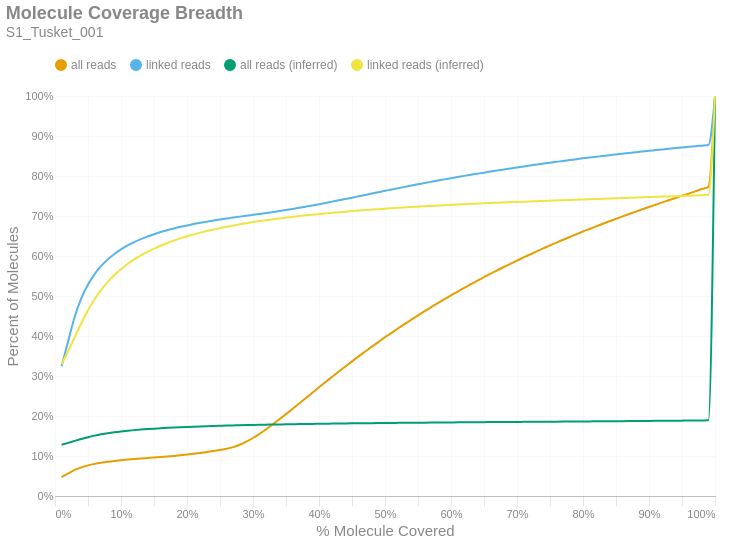

This figure's notebook cell:
### Markdown cell above
### Molecule Read Coverage
This chart shows molecule coverage breadth as computed by the number of bases aligned to that molecule. In other words, "*how much of each unique long molecule is actually sequenced/aligned?*" Keep in mind there is a distinction between sequences and alignments, since some sequences belonging to a particular molecule may not align well and wouldn't appear in the alignment data. This chart also shows molecule coverage breadth as computed by the *inferred fragment* from which the aligned sequences originate. Unlike read coverage, this calculation takes into account the total insert size, including unsequenced gaps between the forward and reverse reads. Like the previous figures, these are cumulative percents.

### Code cell
if SKIPLR:
    print_html(f"Skipped")
else:
    binned_df = consolidated_hist(valids['coverage_bp'], mask, 0.01, True)
    binned_df_inf = consolidated_hist(valids['coverage_inserts'], mask, 0.01, True)
    binned_df = binned_df.with_columns(pl.lit(binned_df_inf['all reads (cumsum)']).alias('all reads (inferred)'))
    binned_df = binned_df.with_columns(pl.lit(binned_df_inf['linked reads (cumsum)']).alias('linked reads (inferred)'))
    binned_df = binned_df.with_columns(
        (pl.col('bin').cast(pl.Float64) + 0.01).alias('right_edge')
    )

    with SafeRender(binned_df):
        (
            density_plot(binned_df, 'Molecule Coverage Breadth', samplename, 'molcov', ['all reads (inferred)','linked reads (inferred)'])
            .encode(
                #x=alt.X('bin:Q', title="% Molecule Covered").axis(format = '%').scale(padding=0),
                x=alt.X('right_edge:Q', title="% Molecule Covered").axis(format='%').scale(padding=0),
                y=alt.Y('value:Q', title='Percent of Molecules')
                    .axis(format='%')
                    .stack(False)
                    .scale(domainMin=0, padding=0),
                color=alt.Color("key:N").scale(domain = ["all reads", "linked reads", "all reads (inferred)", "linked reads (inferred)"]),
                tooltip = [
                    alt.Tooltip("key:N", title = "Data Type"),
                    alt.Tooltip("range_label:N", title="% Molecule Covered"),
                    alt.Tooltip("value:Q", format = ".2%", title="% Molecules")
                ]
            )
        ).display()

### Figure 1 — Vega-Lite specification as saved in the notebook (floating-point values rounded to 4 significant figures)
{"width": "container", "height": 400, "config": {"title": {"anchor": "start", "dy": -15, "fontSize": 18, "color": "#888888", "subtitleColor": "#888888", "subtitleFontSize": 14}, "arc": {"fill": "#0072B2"}, "axis": {"domainColor": "#888888", "domainWidth": 0.5, "gridWidth": 0.2, "grid": false, "titleFontWeight": 400, "titleFontSize": 15, "labelFontSize": 11, "labelColor": "#888888", "tickColor": "#888888", "tickWidth": 0.2, "titleColor": "#888888"}, "axisBand": {"grid": false}, "axisX": {"grid": true, "tickSize": 10, "domainCap": "round"}, "axisY": {"domain": false, "grid": true, "tickSize": 0, "domainCap": "round"}, "background": "transparent", "header": {"labelFontSize": 15, "labelColor": "#888888", "titleFontSize": 15, "titleFontWeight": 600, "titleColor": "#888888"}, "legend": {"labelFont": "sans-serif", "labelFontSize": 12, "labelColor": "#888888", "symbolSize": 100, "symbolType": "circle", "titleFontSize": 12, "titlePadding": 10, "titleColor": "#888888", "title": null, "orient": "top"}, "range": {"category": ["#E69F00", "#56B4E9", "#009E73", "#F0E442", "#0072B2", "#D55E00", "#CC79A7", "#000000"], "diverging": ["#cfe8f3", "#a2d4ec", "#73bfe2", "#46abdb", "#1696d2", "#12719e"]}, "area": {"fill": "#0072B2", "fillOpacity": 0.7, "line": true, "strokeOpacity": 0.7}, "line": {"color": "#0072B2", "stroke": "#0072B2", "strokeWidth": 2}, "trail": {"color": "#0072B2", "stroke": "#0072B2", "strokeWidth": 0, "size": 1}, "point": {"filled": true, "fillOpacity": 1.0, "size": 95}, "text": {"color": "#888888", "fontSize": 11, "align": "right", "fontWeight": 400, "size": 11}, "bar": {"fill": "#0072B2", "stroke": null}, "view": {"stroke": null, "continuousWidth": 660, "continuousHeight": 400}}, "data": {"name": "data-4fc7c1a4f639734414441cbe0b755489"}, "mark": {"type": "line", "interpolate": "monotone", "point": {"opacity": 0, "size": 275}}, "encoding": {"color": {"field": "key", "scale": {"domain": ["all reads", "linked reads", "all reads (inferred)", "linked reads (inferred)"]}, "type": "nominal"}, "tooltip": [{"field": "key", "title": "Data Type", "type": "nominal"}, {"field": "range_label", "title": "% Molecule Covered", "type": "nominal"}, {"field": "value", "format": ".2%", "title": "% Molecules", "type": "quantitative"}], "x": {"axis": {"format": "%"}, "field": "right_edge", "scale": {"padding": 0}, "title": "% Molecule Covered", "type": "quantitative"}, "y": {"axis": {"format": "%"}, "field": "value", "scale": {"domainMin": 0, "padding": 0}, "stack": false, "title": "Percent of Molecules", "type": "quantitative"}}, "params": [{"name": "param_c36ac31b6afebe62", "select": {"type": "point", "fields": ["key"]}, "bind": "legend"}], "title": {"text": "Molecule Coverage Breadth", "subtitle": "S1_Tusket_001"}, "transform": [{"fold": ["all reads (cumsum)", "linked reads (cumsum)", "all reads (inferred)", "linked reads (inferred)"]}, {"calculate": "replace(datum.key, ' (cumsum)', '')", "as": "key"}, {"filter": {"param": "param_c36ac31b6afebe62"}}], "usermeta": {"embedOptions": {"downloadFileName": "S1_Tusket_001.molcov"}}, "$schema": "https://vega.github.io/schema/vega-lite/v6.1.0.json", "datasets": {"data-4fc7c1a4f639734414441cbe0b755489": [{"bin": "0.0", "interval": "0.0-0.01", "all reads": 0.04741, "linked reads": 0.3246, "all reads (cumsum)": 0.04741, "linked reads (cumsum)": 0.3246, "range_label": "0.0-0.01", "all reads (inferred)": 0.1281, "linked reads (inferred)": 0.3296, "right_edge": 0.01}, {"bin": "0.01", "interval": "0.01-0.02", "all reads": 0.009042, "linked reads": 0.06304, "all reads (cumsum)": 0.05645, "linked reads (cumsum)": 0.3876, "range_label": "0.01-0.02", "all reads (inferred)": 0.1328, "linked reads (inferred)": 0.3624, "right_edge": 0.02}, {"bin": "0.02", "interval": "0.02-0.03", "all reads": 0.00864, "linked reads": 0.06106, "all reads (cumsum)": 0.06509, "linked reads (cumsum)": 0.4487, "range_label": "0.02-0.03", "all reads (inferred)": 0.1378, "linked reads (inferred)": 0.3976, "right_edge": 0.03}, {"bin": "0.03", "interval": "0.03-0.04", "all reads": 0.006548, "linked reads": 0.04577, "all reads (cumsum)": 0.07164, "linked reads (cumsum)": 0.4945, "range_label": "0.03-0.04", "all reads (inferred)": 0.1426, "linked reads (inferred)": 0.4326, "right_edge": 0.04}, {"bin": "0.04", "interval": "0.04-0.05", "all reads": 0.004884, "linked reads": 0.0341, "all reads (cumsum)": 0.07652, "linked reads (cumsum)": 0.5286, "range_label": "0.04-0.05", "all reads (inferred)": 0.1471, "linked reads (inferred)": 0.4644, "right_edge": 0.05}, {"bin": "0.05", "interval": "0.05-0.06", "all reads": 0.003802, "linked reads": 0.02619, "all reads (cumsum)": 0.08033, "linked reads (cumsum)": 0.5547, "range_label": "0.05-0.06", "all reads (inferred)": 0.1509, "linked reads (inferred)": 0.4917, "right_edge": 0.06}, {"bin": "0.06", "interval": "0.06-0.07", "all reads": 0.002984, "linked reads": 0.02048, "all reads (cumsum)": 0.08331, "linked reads (cumsum)": 0.5752, "range_label": "0.06-0.07", "all reads (inferred)": 0.1541, "linked reads (inferred)": 0.5151, "right_edge": 0.07}, {"bin": "0.07", "interval": "0.07-0.08", "all reads": 0.002407, "linked reads": 0.01633, "all reads (cumsum)": 0.08572, "linked reads (cumsum)": 0.5915, "range_label": "0.07-0.08", "all reads (inferred)": 0.1569, "linked reads (inferred)": 0.5351, "right_edge": 0.08}, {"bin": "0.08", "interval": "0.08-0.09", "all reads": 0.002039, "linked reads": 0.01358, "all reads (cumsum)": 0.08776, "linked reads (cumsum)": 0.6051, "range_label": "0.08-0.09", "all reads (inferred)": 0.1593, "linked reads (inferred)": 0.5523, "right_edge": 0.09}, {"bin": "0.09", "interval": "0.09-0.1", "all reads": 0.001754, "linked reads": 0.01137, "all reads (cumsum)": 0.08951, "linked reads (cumsum)": 0.6165, "range_label": "0.09-0.1", "all reads (inferred)": 0.1613, "linked reads (inferred)": 0.5671, "right_edge": 0.1}, {"bin": "0.1", "interval": "0.1-0.11", "all reads": 0.001563, "linked reads": 0.0098, "all reads (cumsum)": 0.09107, "linked reads (cumsum)": 0.6263, "range_label": "0.1-0.11", "all reads (inferred)": 0.1631, "linked reads (inferred)": 0.5799, "right_edge": 0.11}, {"bin": "0.11", "interval": "0.11-0.12", "all reads": 0.001405, "linked reads": 0.008436, "all reads (cumsum)": 0.09248, "linked reads (cumsum)": 0.6347, "range_label": "0.11-0.12", "all reads (inferred)": 0.1647, "linked reads (inferred)": 0.5914, "right_edge": 0.12}, {"bin": "0.12", "interval": "0.12-0.13", "all reads": 0.0013, "linked reads": 0.007527, "all reads (cumsum)": 0.09378, "linked reads (cumsum)": 0.6423, "range_label": "0.12-0.13", "all reads (inferred)": 0.1661, "linked reads (inferred)": 0.6013, "right_edge": 0.13}, {"bin": "0.13", "interval": "0.13-0.14", "all reads": 0.001188, "linked reads": 0.00637, "all reads (cumsum)": 0.09497, "linked reads (cumsum)": 0.6486, "range_label": "0.13-0.14", "all reads (inferred)": 0.1673, "linked reads (inferred)": 0.6103, "right_edge": 0.14}, {"bin": "0.14", "interval": "0.14-0.15", "all reads": 0.001181, "linked reads": 0.005811, "all reads (cumsum)": 0.09615, "linked reads (cumsum)": 0.6545, "range_label": "0.14-0.15", "all reads (inferred)": 0.1684, "linked reads (inferred)": 0.6183, "right_edge": 0.15}, {"bin": "0.15", "interval": "0.15-0.16", "all reads": 0.001249, "linked reads": 0.005352, "all reads (cumsum)": 0.0974, "linked reads (cumsum)": 0.6598, "range_label": "0.15-0.16", "all reads (inferred)": 0.1694, "linked reads (inferred)": 0.6257, "right_edge": 0.16}, {"bin": "0.16", "interval": "0.16-0.17", "all reads": 0.001341, "linked reads": 0.004698, "all reads (cumsum)": 0.09874, "linked reads (cumsum)": 0.6645, "range_label": "0.16-0.17", "all reads (inferred)": 0.1704, "linked reads (inferred)": 0.6324, "right_edge": 0.17}, {"bin": "0.17", "interval": "0.17-0.18", "all reads": 0.001489, "linked reads": 0.004366, "all reads (cumsum)": 0.1002, "linked reads (cumsum)": 0.6689, "range_label": "0.17-0.18", "all reads (inferred)": 0.1712, "linked reads (inferred)": 0.6384, "right_edge": 0.18}, {"bin": "0.18", "interval": "0.18-0.19", "all reads": 0.001662, "linked reads": 0.004008, "all reads (cumsum)": 0.1019, "linked reads (cumsum)": 0.6729, "range_label": "0.18-0.19", "all reads (inferred)": 0.172, "linked reads (inferred)": 0.6441, "right_edge": 0.19}, {"bin": "0.19", "interval": "0.19-0.2", "all reads": 0.001831, "linked reads": 0.00359, "all reads (cumsum)": 0.1037, "linked reads (cumsum)": 0.6765, "range_label": "0.19-0.2", "all reads (inferred)": 0.1727, "linked reads (inferred)": 0.6493, "right_edge": 0.2}, {"bin": "0.2", "interval": "0.2-0.21", "all reads": 0.001929, "linked reads": 0.003309, "all reads (cumsum)": 0.1056, "linked reads (cumsum)": 0.6798, "range_label": "0.2-0.21", "all reads (inferred)": 0.1734, "linked reads (inferred)": 0.654, "right_edge": 0.21}, {"bin": "0.21", "interval": "0.21-0.22", "all reads": 0.002098, "linked reads": 0.003109, "all reads (cumsum)": 0.1077, "linked reads (cumsum)": 0.6829, "range_label": "0.21-0.22", "all reads (inferred)": 0.174, "linked reads (inferred)": 0.6584, "right_edge": 0.22}, {"bin": "0.22", "interval": "0.22-0.23", "all reads": 0.002288, "linked reads": 0.003001, "all reads (cumsum)": 0.11, "linked reads (cumsum)": 0.6859, "range_label": "0.22-0.23", "all reads (inferred)": 0.1746, "linked reads (inferred)": 0.6624, "right_edge": 0.23}, {"bin": "0.23", "interval": "0.23-0.24", "all reads": 0.002478, "linked reads": 0.002776, "all reads (cumsum)": 0.1125, "linked reads (cumsum)": 0.6887, "range_label": "0.23-0.24", "all reads (inferred)": 0.1751, "linked reads (inferred)": 0.6661, "right_edge": 0.24}, {"bin": "0.24", "interval": "0.24-0.25", "all reads": 0.002718, "linked reads": 0.002617, "all reads (cumsum)": 0.1152, "linked reads (cumsum)": 0.6913, "range_label": "0.24-0.25", "all reads (inferred)": 0.1756, "linked reads (inferred)": 0.6696, "right_edge": 0.25}, {"bin": "0.25", "interval": "0.25-0.26", "all reads": 0.00302, "linked reads": 0.002495, "all reads (cumsum)": 0.1183, "linked reads (cumsum)": 0.6938, "range_label": "0.25-0.26", "all reads (inferred)": 0.176, "linked reads (inferred)": 0.6731, "right_edge": 0.26}, {"bin": "0.26", "interval": "0.26-0.27", "all reads": 0.004006, "linked reads": 0.002329, "all reads (cumsum)": 0.1223, "linked reads (cumsum)": 0.6961, "range_label": "0.26-0.27", "all reads (inferred)": 0.1765, "linked reads (inferred)": 0.6762, "right_edge": 0.27}, {"bin": "0.27", "interval": "0.27-0.28", "all reads": 0.005754, "linked reads": 0.002336, "all reads (cumsum)": 0.128, "linked reads (cumsum)": 0.6984, "range_label": "0.27-0.28", "all reads (inferred)": 0.1769, "linked reads (inferred)": 0.6793, "right_edge": 0.28}, {"bin": "0.28", "interval": "0.28-0.29", "all reads": 0.007717, "linked reads": 0.002257, "all reads (cumsum)": 0.1357, "linked reads (cumsum)": 0.7007, "range_label": "0.28-0.29", "all reads (inferred)": 0.1773, "linked reads (inferred)": 0.6821, "right_edge": 0.29}, {"bin": "0.29", "interval": "0.29-0.3", "all reads": 0.009245, "linked reads": 0.002228, "all reads (cumsum)": 0.145, "linked reads (cumsum)": 0.7029, "range_label": "0.29-0.3", "all reads (inferred)": 0.1777, "linked reads (inferred)": 0.6847, "right_edge": 0.3}, {"bin": "0.3", "interval": "0.3-0.31", "all reads": 0.01041, "linked reads": 0.002231, "all reads (cumsum)": 0.1554, "linked reads (cumsum)": 0.7052, "range_label": "0.3-0.31", "all reads (inferred)": 0.178, "linked reads (inferred)": 0.6873, "right_edge": 0.31}, {"bin": "0.31", "interval": "0.31-0.32", "all reads": 0.01149, "linked reads": 0.002325, "all reads (cumsum)": 0.1669, "linked reads (cumsum)": 0.7075, "range_label": "0.31-0.32", "all reads (inferred)": 0.1784, "linked reads (inferred)": 0.6896, "right_edge": 0.32}, {"bin": "0.32", "interval": "0.32-0.33", "all reads": 0.01228, "linked reads": 0.002444, "all reads (cumsum)": 0.1792, "linked reads (cumsum)": 0.7099, "range_label": "0.32-0.33", "all reads (inferred)": 0.1787, "linked reads (inferred)": 0.6919, "right_edge": 0.33}, {"bin": "0.33", "interval": "0.33-0.34", "all reads": 0.01262, "linked reads": 0.00243, "all reads (cumsum)": 0.1918, "linked reads (cumsum)": 0.7124, "range_label": "0.33-0.34", "all reads (inferred)": 0.179, "linked reads (inferred)": 0.6939, "right_edge": 0.34}, {"bin": "0.34", "interval": "0.34-0.35", "all reads": 0.01299, "linked reads": 0.002561, "all reads (cumsum)": 0.2048, "linked reads (cumsum)": 0.7149, "range_label": "0.34-0.35", "all reads (inferred)": 0.1793, "linked reads (inferred)": 0.696, "right_edge": 0.35}, {"bin": "0.35", "interval": "0.35-0.36", "all reads": 0.01326, "linked reads": 0.002759, "all reads (cumsum)": 0.218, "linked reads (cumsum)": 0.7177, "range_label": "0.35-0.36", "all reads (inferred)": 0.1795, "linked reads (inferred)": 0.6978, "right_edge": 0.36}, {"bin": "0.36", "interval": "0.36-0.37", "all reads": 0.01338, "linked reads": 0.002793, "all reads (cumsum)": 0.2314, "linked reads (cumsum)": 0.7205, "range_label": "0.36-0.37", "all reads (inferred)": 0.1798, "linked reads (inferred)": 0.6998, "right_edge": 0.37}, {"bin": "0.37", "interval": "0.37-0.38", "all reads": 0.01348, "linked reads": 0.002918, "all reads (cumsum)": 0.2449, "linked reads (cumsum)": 0.7234, "range_label": "0.37-0.38", "all reads (inferred)": 0.1801, "linked reads (inferred)": 0.7016, "right_edge": 0.38}, {"bin": "0.38", "interval": "0.38-0.39", "all reads": 0.0133, "linked reads": 0.002984, "all reads (cumsum)": 0.2582, "linked reads (cumsum)": 0.7264, "range_label": "0.38-0.39", "all reads (inferred)": 0.1803, "linked reads (inferred)": 0.7033, "right_edge": 0.39}, {"bin": "0.39", "interval": "0.39-0.4", "all reads": 0.01365, "linked reads": 0.003127, "all reads (cumsum)": 0.2718, "linked reads (cumsum)": 0.7295, "range_label": "0.39-0.4", "all reads (inferred)": 0.1805, "linked reads (inferred)": 0.7048, "right_edge": 0.4}, {"bin": "0.4", "interval": "0.4-0.41", "all reads": 0.01306, "linked reads": 0.003201, "all reads (cumsum)": 0.2849, "linked reads (cumsum)": 0.7327, "range_label": "0.4-0.41", "all reads (inferred)": 0.1808, "linked reads (inferred)": 0.7065, "right_edge": 0.41}, {"bin": "0.41", "interval": "0.41-0.42", "all reads": 0.01317, "linked reads": 0.003256, "all reads (cumsum)": 0.2981, "linked reads (cumsum)": 0.736, "range_label": "0.41-0.42", "all reads (inferred)": 0.181, "linked reads (inferred)": 0.708, "right_edge": 0.42}, {"bin": "0.42", "interval": "0.42-0.43", "all reads": 0.01306, "linked reads": 0.003238, "all reads (cumsum)": 0.3111, "linked reads (cumsum)": 0.7392, "range_label": "0.42-0.43", "all reads (inferred)": 0.1812, "linked reads (inferred)": 0.7095, "right_edge": 0.43}, {"bin": "0.43", "interval": "0.43-0.44", "all reads": 0.01268, "linked reads": 0.003299, "all reads (cumsum)": 0.3238, "linked reads (cumsum)": 0.7425, "range_label": "0.43-0.44", "all reads (inferred)": 0.1814, "linked reads (inferred)": 0.7108, "right_edge": 0.44}, {"bin": "0.44", "interval": "0.44-0.45", "all reads": 0.01272, "linked reads": 0.003338, "all reads (cumsum)": 0.3365, "linked reads (cumsum)": 0.7458, "range_label": "0.44-0.45", "all reads (inferred)": 0.1816, "linked reads (inferred)": 0.7122, "right_edge": 0.45}, {"bin": "0.45", "interval": "0.45-0.46", "all reads": 0.01251, "linked reads": 0.003411, "all reads (cumsum)": 0.349, "linked reads (cumsum)": 0.7492, "range_label": "0.45-0.46", "all reads (inferred)": 0.1818, "linked reads (inferred)": 0.7135, "right_edge": 0.46}, {"bin": "0.46", "interval": "0.46-0.47", "all reads": 0.01218, "linked reads": 0.003389, "all reads (cumsum)": 0.3612, "linked reads (cumsum)": 0.7526, "range_label": "0.46-0.47", "all reads (inferred)": 0.182, "linked reads (inferred)": 0.7148, "right_edge": 0.47}, {"bin": "0.47", "interval": "0.47-0.48", "all reads": 0.01208, "linked reads": 0.003459, "all reads (cumsum)": 0.3733, "linked reads (cumsum)": 0.7561, "range_label": "0.47-0.48", "all reads (inferred)": 0.1822, "linked reads (inferred)": 0.716, "right_edge": 0.48}, {"bin": "0.48", "interval": "0.48-0.49", "all reads": 0.01144, "linked reads": 0.003389, "all reads (cumsum)": 0.3847, "linked reads (cumsum)": 0.7595, "range_label": "0.48-0.49", "all reads (inferred)": 0.1823, "linked reads (inferred)": 0.7172, "right_edge": 0.49}, {"bin": "0.49", "interval": "0.49-0.5", "all reads": 0.01257, "linked reads": 0.00344, "all reads (cumsum)": 0.3973, "linked reads (cumsum)": 0.7629, "range_label": "0.49-0.5", "all reads (inferred)": 0.1825, "linked reads (inferred)": 0.7183, "right_edge": 0.5}, {"bin": "0.5", "interval": "0.5-0.51", "all reads": 0.01046, "linked reads": 0.003211, "all reads (cumsum)": 0.4078, "linked reads (cumsum)": 0.7661, "range_label": "0.5-0.51", "all reads (inferred)": 0.1827, "linked reads (inferred)": 0.7195, "right_edge": 0.51}, {"bin": "0.51", "interval": "0.51-0.52", "all reads": 0.01166, "linked reads": 0.003338, "all reads (cumsum)": 0.4194, "linked reads (cumsum)": 0.7695, "range_label": "0.51-0.52", "all reads (inferred)": 0.1828, "linked reads (inferred)": 0.7205, "right_edge": 0.52}, {"bin": "0.52", "interval": "0.52-0.53", "all reads": 0.01084, "linked reads": 0.003389, "all reads (cumsum)": 0.4303, "linked reads (cumsum)": 0.7728, "range_label": "0.52-0.53", "all reads (inferred)": 0.183, "linked reads (inferred)": 0.7215, "right_edge": 0.53}, {"bin": "0.53", "interval": "0.53-0.54", "all reads": 0.01088, "linked reads": 0.003291, "all reads (cumsum)": 0.4412, "linked reads (cumsum)": 0.7761, "range_label": "0.53-0.54", "all reads (inferred)": 0.1831, "linked reads (inferred)": 0.7224, "right_edge": 0.54}, {"bin": "0.54", "interval": "0.54-0.55", "all reads": 0.01042, "linked reads": 0.003109, "all reads (cumsum)": 0.4516, "linked reads (cumsum)": 0.7792, "range_label": "0.54-0.55", "all reads (inferred)": 0.1833, "linked reads (inferred)": 0.7234, "right_edge": 0.55}, {"bin": "0.55", "interval": "0.55-0.56", "all reads": 0.01054, "linked reads": 0.003184, "all reads (cumsum)": 0.4621, "linked reads (cumsum)": 0.7824, "range_label": "0.55-0.56", "all reads (inferred)": 0.1834, "linked reads (inferred)": 0.7243, "right_edge": 0.56}, {"bin": "0.56", "interval": "0.56-0.57", "all reads": 0.01022, "linked reads": 0.003109, "all reads (cumsum)": 0.4723, "linked reads (cumsum)": 0.7855, "range_label": "0.56-0.57", "all reads (inferred)": 0.1836, "linked reads (inferred)": 0.7252, "right_edge": 0.57}, {"bin": "0.57", "interval": "0.57-0.58", "all reads": 0.009818, "linked reads": 0.003077, "all reads (cumsum)": 0.4822, "linked reads (cumsum)": 0.7886, "range_label": "0.57-0.58", "all reads (inferred)": 0.1837, "linked reads (inferred)": 0.7262, "right_edge": 0.58}, {"bin": "0.58", "interval": "0.58-0.59", "all reads": 0.009794, "linked reads": 0.002973, "all reads (cumsum)": 0.4919, "linked reads (cumsum)": 0.7916, "range_label": "0.58-0.59", "all reads (inferred)": 0.1838, "linked reads (inferred)": 0.7271, "right_edge": 0.59}, {"bin": "0.59", "interval": "0.59-0.6", "all reads": 0.009847, "linked reads": 0.002991, "all reads (cumsum)": 0.5018, "linked reads (cumsum)": 0.7946, "range_label": "0.59-0.6", "all reads (inferred)": 0.184, "linked reads (inferred)": 0.7279, "right_edge": 0.6}, {"bin": "0.6", "interval": "0.6-0.61", "all reads": 0.009182, "linked reads": 0.002871, "all reads (cumsum)": 0.511, "linked reads (cumsum)": 0.7975, "range_label": "0.6-0.61", "all reads (inferred)": 0.1841, "linked reads (inferred)": 0.7288, "right_edge": 0.61}, {"bin": "0.61", "interval": "0.61-0.62", "all reads": 0.009402, "linked reads": 0.002835, "all reads (cumsum)": 0.5204, "linked reads (cumsum)": 0.8003, "range_label": "0.61-0.62", "all reads (inferred)": 0.1843, "linked reads (inferred)": 0.7296, "right_edge": 0.62}, {"bin": "0.62", "interval": "0.62-0.63", "all reads": 0.009008, "linked reads": 0.002769, "all reads (cumsum)": 0.5294, "linked reads (cumsum)": 0.8031, "range_label": "0.62-0.63", "all reads (inferred)": 0.1844, "linked reads (inferred)": 0.7304, "right_edge": 0.63}, {"bin": "0.63", "interval": "0.63-0.64", "all reads": 0.008968, "linked reads": 0.002645, "all reads (cumsum)": 0.5384, "linked reads (cumsum)": 0.8057, "range_label": "0.63-0.64", "all reads (inferred)": 0.1845, "linked reads (inferred)": 0.7311, "right_edge": 0.64}, {"bin": "0.64", "interval": "0.64-0.65", "all reads": 0.008695, "linked reads": 0.002649, "all reads (cumsum)": 0.547, "linked reads (cumsum)": 0.8084, "range_label": "0.64-0.65", "all reads (inferred)": 0.1846, "linked reads (inferred)": 0.7318, "right_edge": 0.65}, {"bin": "0.65", "interval": "0.65-0.66", "all reads": 0.008885, "linked reads": 0.002794, "all reads (cumsum)": 0.5559, "linked reads (cumsum)": 0.8111, "range_label": "0.65-0.66", "all reads (inferred)": 0.1847, "linked reads (inferred)": 0.7325, "right_edge": 0.66}, {"bin": "0.66", "interval": "0.66-0.67", "all reads": 0.008302, "linked reads": 0.002642, "all reads (cumsum)": 0.5642, "linked reads (cumsum)": 0.8138, "range_label": "0.66-0.67", "all reads (inferred)": 0.1849, "linked reads (inferred)": 0.7332, "right_edge": 0.67}, {"bin": "0.67", "interval": "0.67-0.68", "all reads": 0.00826, "linked reads": 0.002541, "all reads (cumsum)": 0.5725, "linked reads (cumsum)": 0.8163, "range_label": "0.67-0.68", "all reads (inferred)": 0.185, "linked reads (inferred)": 0.7339, "right_edge": 0.68}, {"bin": "0.68", "interval": "0.68-0.69", "all reads": 0.008063, "linked reads": 0.002615, "all reads (cumsum)": 0.5806, "linked reads (cumsum)": 0.8189, "range_label": "0.68-0.69", "all reads (inferred)": 0.1851, "linked reads (inferred)": 0.7345, "right_edge": 0.69}, {"bin": "0.69", "interval": "0.69-0.7", "all reads": 0.008108, "linked reads": 0.0025, "all reads (cumsum)": 0.5887, "linked reads (cumsum)": 0.8214, "range_label": "0.69-0.7", "all reads (inferred)": 0.1852, "linked reads (inferred)": 0.7352, "right_edge": 0.7}, {"bin": "0.7", "interval": "0.7-0.71", "all reads": 0.007724, "linked reads": 0.002408, "all reads (cumsum)": 0.5964, "linked reads (cumsum)": 0.8239, "range_label": "0.7-0.71", "all reads (inferred)": 0.1853, "linked reads (inferred)": 0.7358, "right_edge": 0.71}, {"bin": "0.71", "interval": "0.71-0.72", "all reads": 0.007603, "linked reads": 0.002394, "all reads (cumsum)": 0.604, "linked reads (cumsum)": 0.8262, "range_label": "0.71-0.72", "all reads (inferred)": 0.1854, "linked reads (inferred)": 0.7364, "right_edge": 0.72}, {"bin": "0.72", "interval": "0.72-0.73", "all reads": 0.007668, "linked reads": 0.002423, "all reads (cumsum)": 0.6117, "linked reads (cumsum)": 0.8287, "range_label": "0.72-0.73", "all reads (inferred)": 0.1856, "linked reads (inferred)": 0.7371, "right_edge": 0.73}, {"bin": "0.73", "interval": "0.73-0.74", "all reads": 0.007297, "linked reads": 0.002303, "all reads (cumsum)": 0.619, "linked reads (cumsum)": 0.831, "range_label": "0.73-0.74", "all reads (inferred)": 0.1857, "linked reads (inferred)": 0.7377, "right_edge": 0.74}, {"bin": "0.74", "interval": "0.74-0.75", "all reads": 0.007672, "linked reads": 0.002303, "all reads (cumsum)": 0.6266, "linked reads (cumsum)": 0.8333, "range_label": "0.74-0.75", "all reads (inferred)": 0.1858, "linked reads (inferred)": 0.7383, "right_edge": 0.75}, {"bin": "0.75", "interval": "0.75-0.76", "all reads": 0.006991, "linked reads": 0.002214, "all reads (cumsum)": 0.6336, "linked reads (cumsum)": 0.8355, "range_label": "0.75-0.76", "all reads (inferred)": 0.1859, "linked reads (inferred)": 0.7389, "right_edge": 0.76}, {"bin": "0.76", "interval": "0.76-0.77", "all reads": 0.00705, "linked reads": 0.002208, "all reads (cumsum)": 0.6407, "linked reads (cumsum)": 0.8377, "range_label": "0.76-0.77", "all reads (inferred)": 0.186, "linked reads (inferred)": 0.7395, "right_edge": 0.77}, {"bin": "0.77", "interval": "0.77-0.78", "all reads": 0.006936, "linked reads": 0.002191, "all reads (cumsum)": 0.6476, "linked reads (cumsum)": 0.8399, "range_label": "0.77-0.78", "all reads (inferred)": 0.1861, "linked reads (inferred)": 0.7401, "right_edge": 0.78}, {"bin": "0.78", "interval": "0.78-0.79", "all reads": 0.006753, "linked reads": 0.002075, "all reads (cumsum)": 0.6544, "linked reads (cumsum)": 0.842, "range_label": "0.78-0.79", "all reads (inferred)": 0.1863, "linked reads (inferred)": 0.7407, "right_edge": 0.79}, {"bin": "0.79", "interval": "0.79-0.8", "all reads": 0.007, "linked reads": 0.002214, "all reads (cumsum)": 0.6614, "linked reads (cumsum)": 0.8442, "range_label": "0.79-0.8", "all reads (inferred)": 0.1864, "linked reads (inferred)": 0.7413, "right_edge": 0.8}, {"bin": "0.8", "interval": "0.8-0.81", "all reads": 0.00626, "linked reads": 0.001979, "all reads (cumsum)": 0.6676, "linked reads (cumsum)": 0.8462, "range_label": "0.8-0.81", "all reads (inferred)": 0.1865, "linked reads (inferred)": 0.7419, "right_edge": 0.81}, {"bin": "0.81", "interval": "0.81-0.82", "all reads": 0.006432, "linked reads": 0.001939, "all reads (cumsum)": 0.6741, "linked reads (cumsum)": 0.8481, "range_label": "0.81-0.82", "all reads (inferred)": 0.1866, "linked reads (inferred)": 0.7425, "right_edge": 0.82}, {"bin": "0.82", "interval": "0.82-0.83", "all reads": 0.006444, "linked reads": 0.001996, "all reads (cumsum)": 0.6805, "linked reads (cumsum)": 0.8501, "range_label": "0.82-0.83", "all reads (inferred)": 0.1867, "linked reads (inferred)": 0.743, "right_edge": 0.83}, {"bin": "0.83", "interval": "0.83-0.84", "all reads": 0.006299, "linked reads": 0.001925, "all reads (cumsum)": 0.6868, "linked reads (cumsum)": 0.852, "range_label": "0.83-0.84", "all reads (inferred)": 0.1869, "linked reads (inferred)": 0.7437, "right_edge": 0.84}, {"bin": "0.84", "interval": "0.84-0.85", "all reads": 0.006078, "linked reads": 0.001874, "all reads (cumsum)": 0.6929, "linked reads (cumsum)": 0.8539, "range_label": "0.84-0.85", "all reads (inferred)": 0.187, "linked reads (inferred)": 0.7443, "right_edge": 0.85}, {"bin": "0.85", "interval": "0.85-0.86", "all reads": 0.006096, "linked reads": 0.00186, "all reads (cumsum)": 0.699, "linked reads (cumsum)": 0.8558, "range_label": "0.85-0.86", "all reads (inferred)": 0.1871, "linked reads (inferred)": 0.7449, "right_edge": 0.86}, {"bin": "0.86", "interval": "0.86-0.87", "all reads": 0.005933, "linked reads": 0.001894, "all reads (cumsum)": 0.7049, "linked reads (cumsum)": 0.8576, "range_label": "0.86-0.87", "all reads (inferred)": 0.1873, "linked reads (inferred)": 0.7455, "right_edge": 0.87}, {"bin": "0.87", "interval": "0.87-0.88", "all reads": 0.005994, "linked reads": 0.001847, "all reads (cumsum)": 0.7109, "linked reads (cumsum)": 0.8595, "range_label": "0.87-0.88", "all reads (inferred)": 0.1874, "linked reads (inferred)": 0.7461, "right_edge": 0.88}, {"bin": "0.88", "interval": "0.88-0.89", "all reads": 0.005831, "linked reads": 0.001824, "all reads (cumsum)": 0.7167, "linked reads (cumsum)": 0.8613, "range_label": "0.88-0.89", "all reads (inferred)": 0.1875, "linked reads (inferred)": 0.7467, "right_edge": 0.89}, {"bin": "0.89", "interval": "0.89-0.9", "all reads": 0.00588, "linked reads": 0.001813, "all reads (cumsum)": 0.7226, "linked reads (cumsum)": 0.8631, "range_label": "0.89-0.9", "all reads (inferred)": 0.1877, "linked reads (inferred)": 0.7473, "right_edge": 0.9}, {"bin": "0.9", "interval": "0.9-0.91", "all reads": 0.00541, "linked reads": 0.001603, "all reads (cumsum)": 0.728, "linked reads (cumsum)": 0.8647, "range_label": "0.9-0.91", "all reads (inferred)": 0.1878, "linked reads (inferred)": 0.7479, "right_edge": 0.91}, {"bin": "0.91", "interval": "0.91-0.92", "all reads": 0.006033, "linked reads": 0.001707, "all reads (cumsum)": 0.734, "linked reads (cumsum)": 0.8664, "range_label": "0.91-0.92", "all reads (inferred)": 0.188, "linked reads (inferred)": 0.7485, "right_edge": 0.92}, {"bin": "0.92", "interval": "0.92-0.93", "all reads": 0.005255, "linked reads": 0.00166, "all reads (cumsum)": 0.7393, "linked reads (cumsum)": 0.8681, "range_label": "0.92-0.93", "all reads (inferred)": 0.1881, "linked reads (inferred)": 0.749, "right_edge": 0.93}, {"bin": "0.93", "interval": "0.93-0.94", "all reads": 0.005547, "linked reads": 0.001625, "all reads (cumsum)": 0.7449, "linked reads (cumsum)": 0.8697, "range_label": "0.93-0.94", "all reads (inferred)": 0.1883, "linked reads (inferred)": 0.7496, "right_edge": 0.94}, {"bin": "0.94", "interval": "0.94-0.95", "all reads": 0.005982, "linked reads": 0.001587, "all reads (cumsum)": 0.7508, "linked reads (cumsum)": 0.8713, "range_label": "0.94-0.95", "all reads (inferred)": 0.1884, "linked reads (inferred)": 0.7502, "right_edge": 0.95}, {"bin": "0.95", "interval": "0.95-0.96", "all reads": 0.004931, "linked reads": 0.00166, "all reads (cumsum)": 0.7558, "linked reads (cumsum)": 0.873, "range_label": "0.95-0.96", "all reads (inferred)": 0.1886, "linked reads (inferred)": 0.7507, "right_edge": 0.96}, {"bin": "0.96", "interval": "0.96-0.97", "all reads": 0.005712, "linked reads": 0.00144, "all reads (cumsum)": 0.7615, "linked reads (cumsum)": 0.8744, "range_label": "0.96-0.97", "all reads (inferred)": 0.1887, "linked reads (inferred)": 0.7513, "right_edge": 0.97}, {"bin": "0.97", "interval": "0.97-0.98", "all reads": 0.005935, "linked reads": 0.001486, "all reads (cumsum)": 0.7674, "linked reads (cumsum)": 0.8759, "range_label": "0.97-0.98", "all reads (inferred)": 0.1889, "linked reads (inferred)": 0.7521, "right_edge": 0.98}, {"bin": "0.98", "interval": "0.98-0.99", "all reads": 0.005591, "linked reads": 0.001483, "all reads (cumsum)": 0.773, "linked reads (cumsum)": 0.8774, "range_label": "0.98-0.99", "all reads (inferred)": 0.1892, "linked reads (inferred)": 0.753, "right_edge": 0.99}, {"bin": "0.99", "interval": "0.99-1.0", "all reads": 0.227, "linked reads": 0.1226, "all reads (cumsum)": 1.0, "linked reads (cumsum)": 1.0, "range_label": "0.99-1.0", "all reads (inferred)": 1.0, "linked reads (inferred)": 1.0, "right_edge": 1.0}]}}
